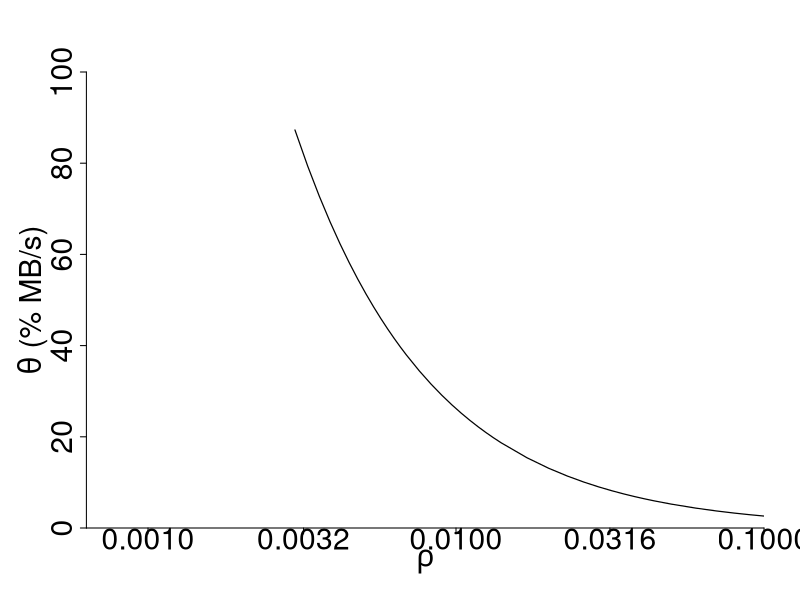
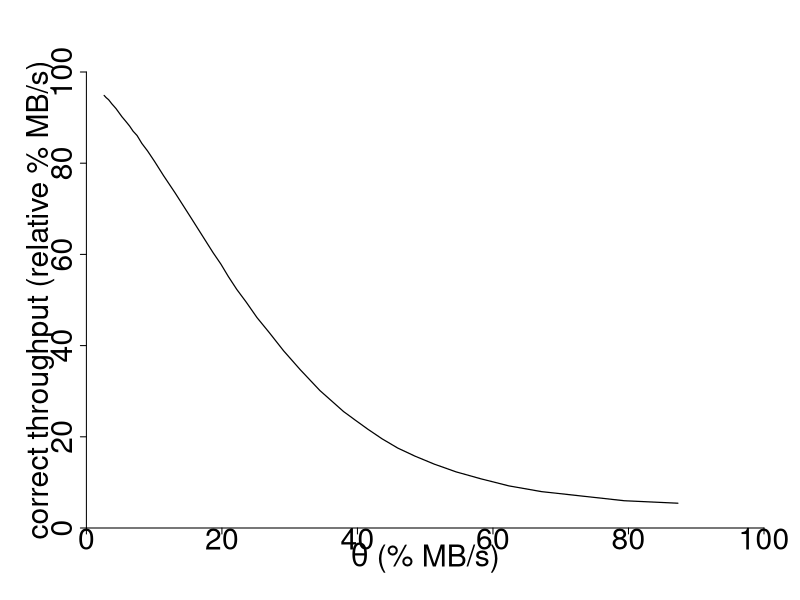
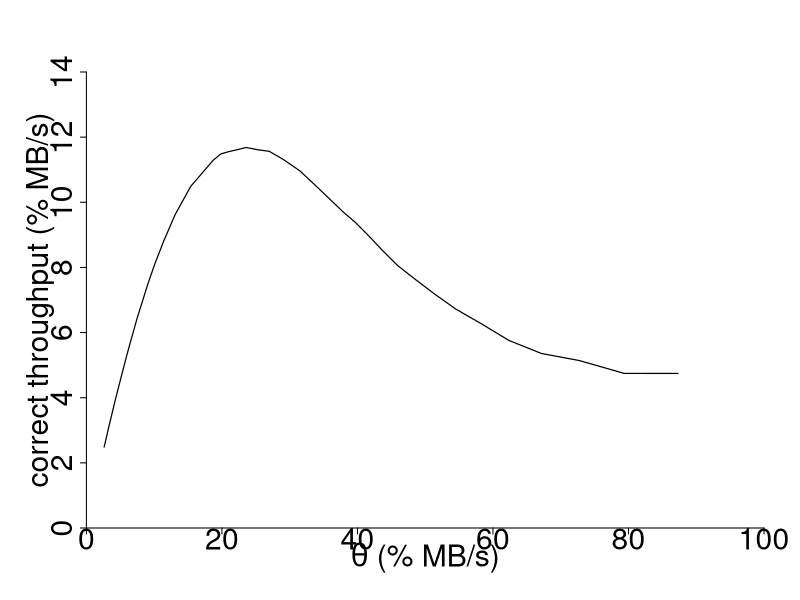
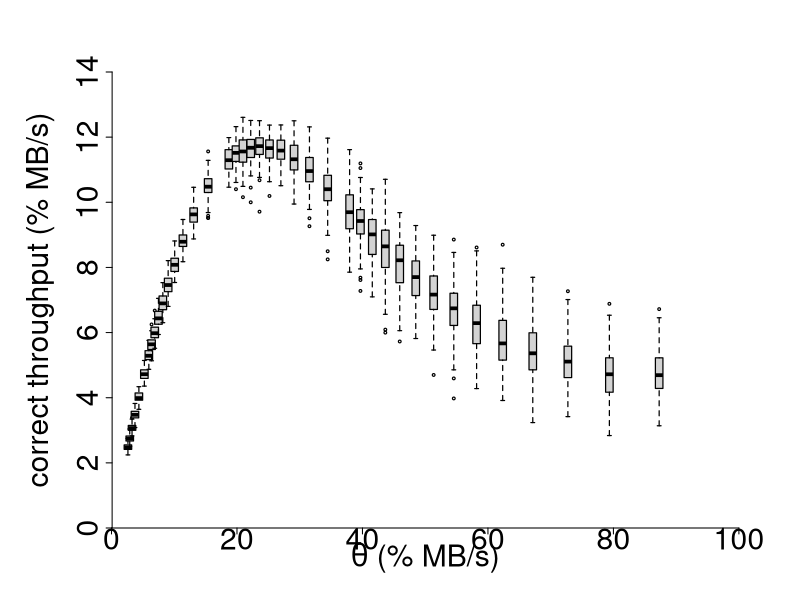
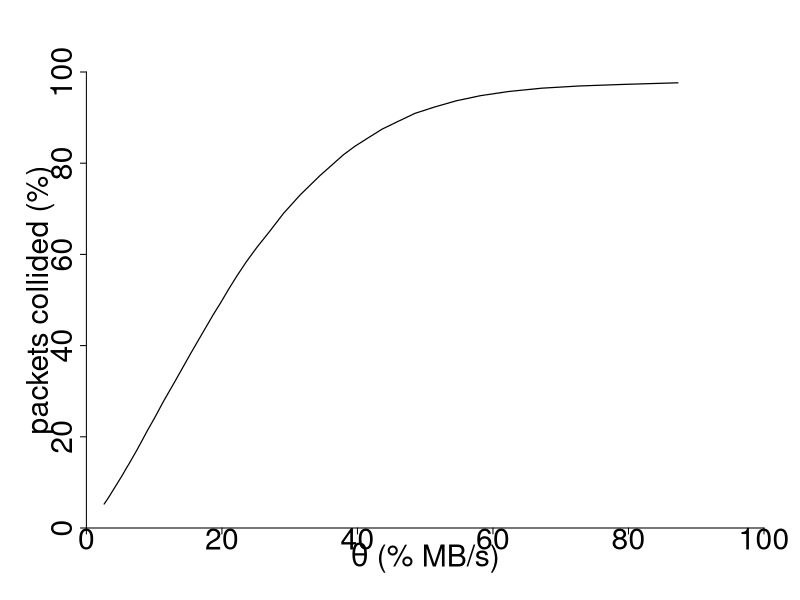
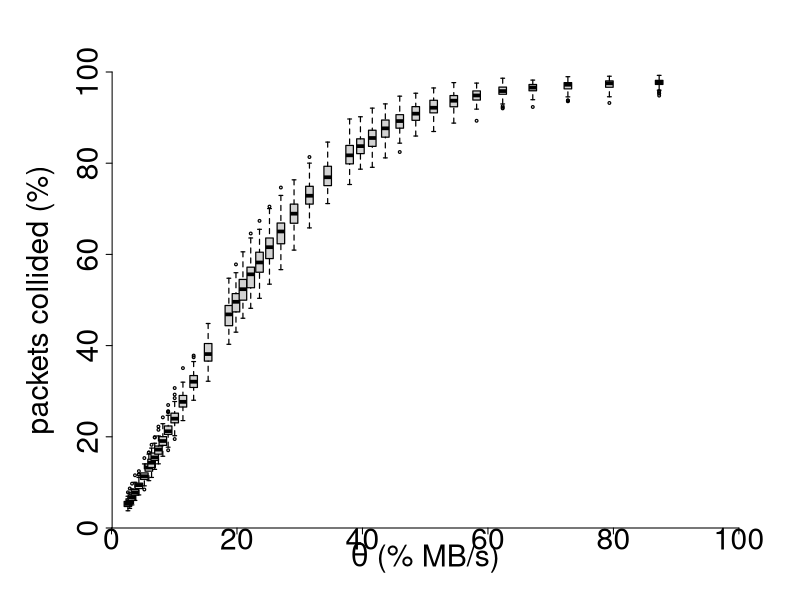
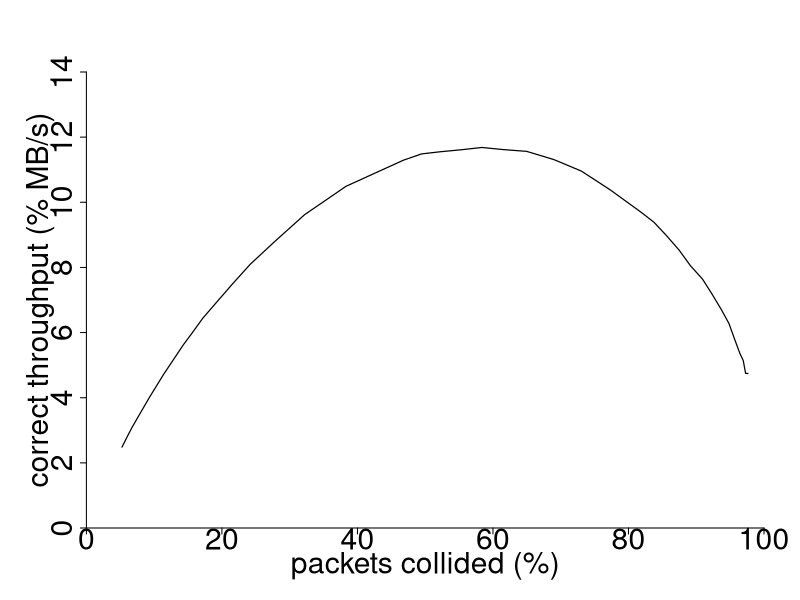
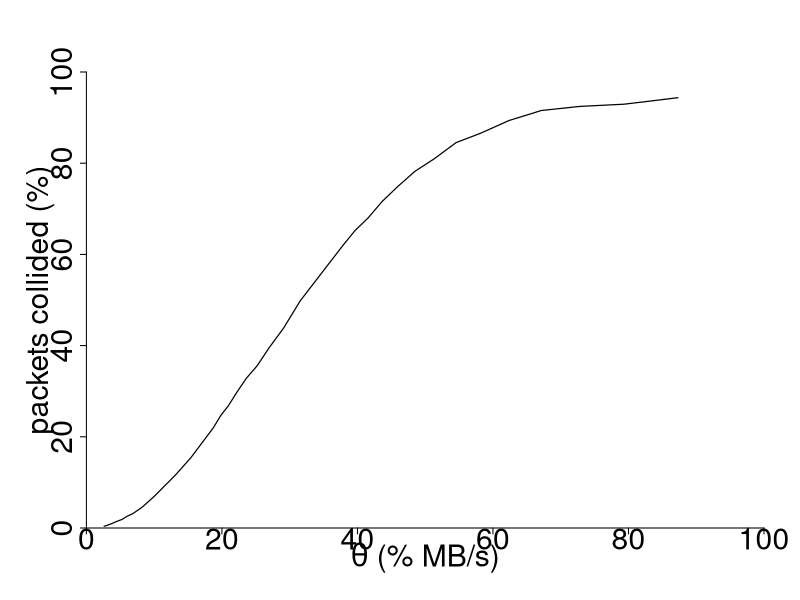

Write the R code that produced these figures, in order.
#----------#
# PLOTTING #
#----------#

plot.new = function() {
    dev.new(width  = 16,
            height =  9)
    par(cex      = 0.6,
        cex.main = 3.0,
        cex.lab  = 3.0,
        cex.axis = 3.0,
        lwd      = 1.2,
        mar      = c(6.0, 7.2, 6.0, 3.0),
        bty      = "n")
}

plot.scale = function(xData, yData) {
    xLab = expression(rho)
    yLab = expression(paste(theta, " (% MB/s)"))

    plot.new()
    plot(xData, yData/PERCENT, type="l", log="x", xlab=xLab, ylab=yLab, xaxt="n", xaxs="i", yaxs="i", xlim=c(10^-3.2, 0.1), ylim=c(0, 100))
    axis(side=1, at=c(0, round(10^-3, 4), round(10^-2.5, 4), round(10^-2, 4), round(10^-1.5, 4), round(10^-1, 4)))
}

plot.throughput = function(xData, yData) {
    xLab = expression(paste(theta, " (% MB/s)"))
    yLab = "correct throughput (% MB/s)"

    plot.new()
    plot(xData/PERCENT, yData/PERCENT, type="l", xlab=xLab, ylab=yLab, xaxt="n", yaxt="n", xaxs="i", yaxs="i", xlim=c(0, 100), ylim=c(0, 14))
    axis(side=1, at=seq(0, 100, 20))
    axis(side=2, at=seq(0, 14, 2))
}

plot.relativethroughput = function(xData, yData) {
    xLab = expression(paste(theta, " (% MB/s)"))
    yLab = "correct throughput (relative % MB/s)"

    plot.new()
    plot(xData/PERCENT, (yData/PERCENT)*(100/(xData/PERCENT)), type="l", xlab=xLab, ylab=yLab, xaxt="n", yaxt="n", xaxs="i", yaxs="i", xlim=c(0, 100), ylim=c(0, 100))
    axis(side=1, at=seq(0, 100, 20))
    axis(side=2, at=seq(0, 100, 20))
}

plot.packets = function(xData, yData1, yData2) {
    xLab = expression(paste(theta, " (% MB/s)"))
    yLab = "packets collided (%)"

    plot.new()
    plot(xData/PERCENT, yData1, type="l", xlab=xLab, ylab=yLab, xaxt="n", yaxt="n", xaxs="i", yaxs="i", xlim=c(0, 100), ylim=c(0, 100))
    axis(side=1, at=seq(0, 100, 20))
    axis(side=2, at=seq(0, 100, 20))
}

plot.decision = function(xData, yData) {
    xLab = "packets collided (%)"
    yLab = "correct throughput (% MB/s)"

    plot.new()
    plot(xData, yData/PERCENT, type="l", xlab=xLab, ylab=yLab, xaxt="n", yaxt="n", xaxs="i", yaxs="i", xlim=c(0, 100), ylim=c(0, 14))
    axis(side=1, at=seq(0, 100, 20))
    axis(side=2, at=seq(0, 14, 2))
}

plot.node = function(xData, yData1, yData2, node) {
    xLab = expression(paste(theta, " (% MB/s)"))
    yLab = "packets collided (%)"

    plot.new()
    plot(xData/PERCENT, yData1, type="l", xlab=xLab, ylab=yLab, xaxt="n", yaxt="n", xaxs="i", yaxs="i", xlim=c(0, 100), ylim=c(0, 100))
    axis(side=1, at=seq(0, 100, 20))
    axis(side=2, at=seq(0, 100, 20))
}

boxplot.throughput = function(data) {
    xLab = expression(paste(theta, " (% MB/s)"))
    yLab = "correct throughput (% MB/s)"

    data$throughput = data$throughput/PERCENT
    data$load = data$load/PERCENT

    plot.new()
    boxplot(throughput ~ load, data=data, at=sort(unique(data$load)), boxwex=1.2, xlab=xLab, ylab=yLab, xaxt="n", yaxt="n", xaxs="i", yaxs="i", xlim=c(0, 100), ylim=c(0, 14))
    axis(side=1, at=seq(0, 100, 20))
    axis(side=2, at=seq(0, 14, 2), pos=0.1)
}

boxplot.packets = function(data) {
    xLab = expression(paste(theta, " (% MB/s)"))
    yLab = "packets collided (%)"

    data$load = data$load/PERCENT

    plot.new()
    boxplot(collision ~ load, data=data, at=sort(unique(data$load)), boxwex=1.2, xlab=xLab, ylab=yLab, xaxt="n", yaxt="n", xaxs="i", yaxs="i", xlim=c(0, 100), ylim=c(0, 100))
    axis(side=1, at=seq(0, 100, 20))
    axis(side=2, at=seq(0, 100, 20), pos=0.1)
}

boxplot.node = function(data, node) {
    xLab = expression(paste(theta, " (% MB/s)"))
    yLab = "packets collided (%)"

    data$load = data$load/PERCENT

    plot.new()
    boxplot(collision ~ load, data=data, at=sort(unique(data$load)), xlab=xLab, ylab=yLab, xaxt="n", yaxt="n", xaxs="i", yaxs="i", xlim=c(0, 100), ylim=c(0, 100))
    axis(side=1, at=seq(0, 100, 20))
    axis(side=2, at=seq(0, 100, 20), pos=0.1)
}

plot.model.throughput = function(model, simulator) {
    xLab = expression(paste(theta, " (% MB/s)"))
    yLab = "correct throughput (% MB/s)"
    colors = c("gray0", "gray")
    legend = c("model", "simulator")

    plot.new()
    plot(model$load/PERCENT, model$prob, xlab=xLab, ylab=yLab, type="l", col=colors[1], xaxt="n", yaxt="n", xaxs="i", yaxs="i", xlim=c(0, 100), ylim=c(0, 14))
    lines(simulator$load/PERCENT, simulator$throughput/PERCENT, col=colors[2])
    axis(side=1, at=seq(0, 100, 20))
    axis(side=2, at=seq(0, 14, 2))
    legend("topright", legend=legend, lty=c(1, 1), col=colors, bty="n", cex=2.4)
}


#----------#
# SETTINGS #
#----------#

ANALYSE_SYSTEM = TRUE
ANALYSE_NODES  = c(1,6)
ANALYSE_MODEL  = TRUE

SPEED   = 1000000
PERCENT = SPEED/100


#------#
# MAIN #
#------#

total.data = read.csv("./data/total.csv")
sets = aggregate(total.data[2:5], list(scale=total.data$scale), mean)

if (ANALYSE_SYSTEM) {
    plot.scale(sets$scale, sets$load)
    dev.copy2pdf(file="./graphs/scale.pdf",         width=18, height=10.5)
    plot.relativethroughput(sets$load, sets$throughput)
    dev.copy2pdf(file="./graphs/relative.pdf",      width=18, height=10.5)
    plot.throughput(sets$load, sets$throughput)
    dev.copy2pdf(file="./graphs/throughput.pdf",    width=18, height=10.5)
    boxplot.throughput(total.data)
    dev.copy2pdf(file="./graphs/throughputbar.pdf", width=18, height=10.5)
    plot.packets(sets$load, sets$collision, sets$lost)
    dev.copy2pdf(file="./graphs/packets.pdf",       width=18, height=10.5)
    boxplot.packets(total.data)
    dev.copy2pdf(file="./graphs/packetsbar.pdf",    width=18, height=10.5)
    plot.decision(sets$collision, sets$throughput)
    dev.copy2pdf(file="./graphs/decision.pdf",      width=18, height=10.5)
}

if (length(ANALYSE_NODES) != 0) {
    nodes.data = read.csv("./data/nodes.csv")
    nodes = split(nodes.data, nodes.data$node)
    index = 1
    for (node in nodes) {
        if (is.element(index, ANALYSE_NODES)) {
            set = aggregate(node[1:6], list(scale=node$scale), mean)

            plot.node(set$load, set$collision, set$lost, set$node[1])
            dev.copy2pdf(file=paste0("./graphs/node", index, ".pdf"),    width=18, height=10.5)
            boxplot.node(node, set$node[1])
            dev.copy2pdf(file=paste0("./graphs/node", index, "bar.pdf"), width=18, height=10.5)
        }
    index = index + 1
    }
}

if (ANALYSE_MODEL) {
    model.data = read.csv('./data/model.csv')
    model.data = aggregate(.~state+load, model.data, sum)

    collision_rate = split(model.data, model.data$state)[['c']]
    transmission_rate = split(model.data, model.data$state)[['t']]

    transmission_rate$prob = transmission_rate$prob*(transmission_rate$load/PERCENT)

    plot.model.throughput(transmission_rate, sets)
    dev.copy2pdf(file=paste0("./graphs/modelthroughput.pdf"), width=18, height=10.5)
}
